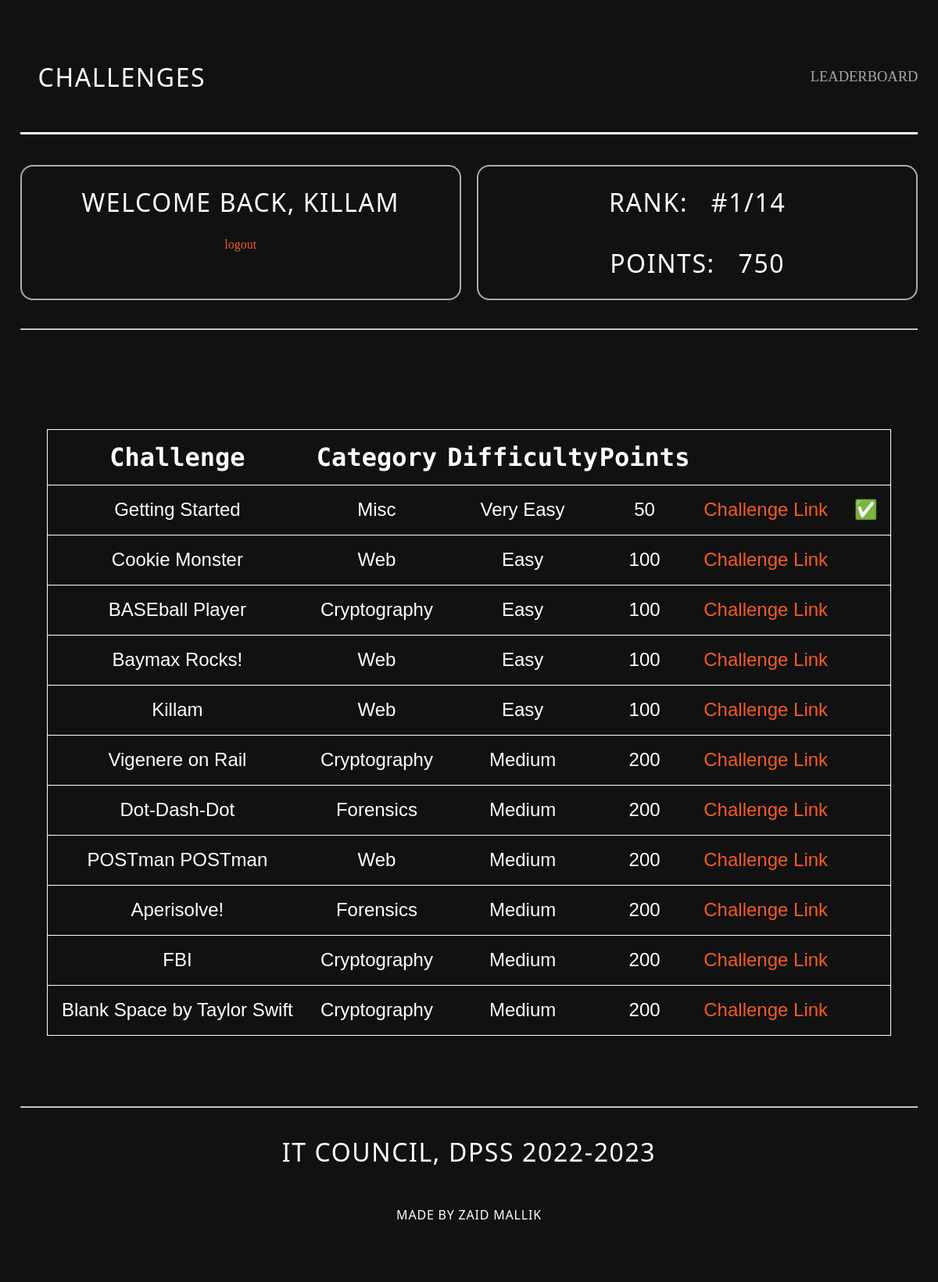
Page /dashboard/ (signed in) on the earlier database version.
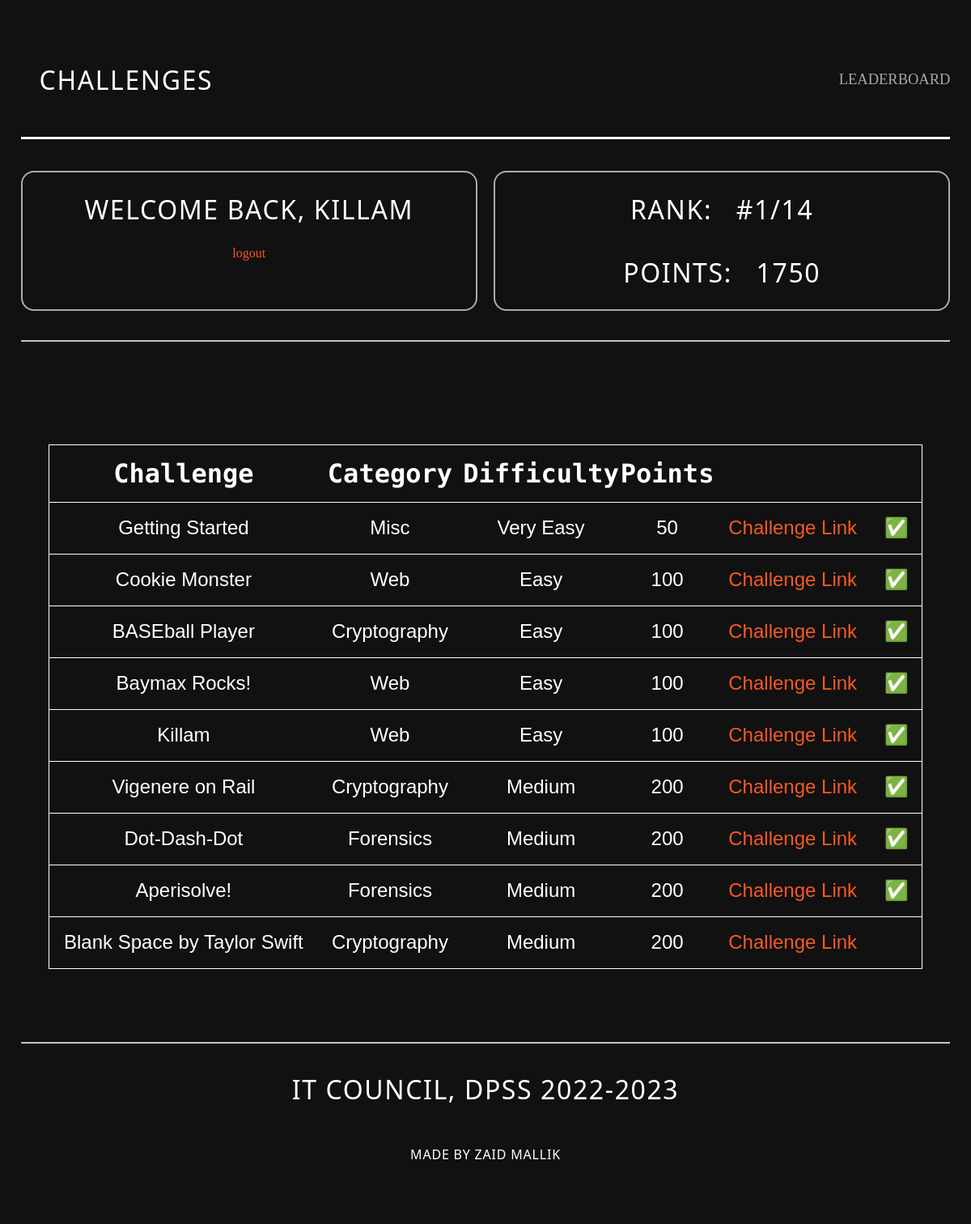
Same page on the later database version.
### accounts/models.py (models this page shows)
class Player(AbstractUser):
    first_name = models.CharField(max_length=30, blank=False)
    last_name = models.CharField(max_length=30, blank=False)
    username = models.CharField(_('username'), max_length=30, unique=True, null=True) # is this team name?
    email = models.CharField(_('email'), max_length=100, unique=True, null=True)
    school = models.ForeignKey(School, on_delete=models.CASCADE, null=True, default='')
    score = models.IntegerField(default=0)
    phone_number = models.CharField(default=None, null=True, max_length=50)
    USERNAME_FIELD = 'username'
    REQUIRED_FIELDS = ('first_name', 'last_name','email', 'school', 'phone_number')
    objects = PlayerManager()
    def __str__(self):
        return self.username

### Main/models.py (models this page shows, shortened)
class Challenges(models.Model):
    title = models.CharField(max_length=255)
    category = models.CharField(max_length=255)
    difficulty = models.CharField(max_length=255)
    points = models.IntegerField()
    description = models.TextField(max_length=1000, default='')
    hint = models.CharField(max_length=255, default='')
    flag = models.CharField(max_length=255, default='DPSS{EMPTY}')
    link = models.CharField(max_length=255, default='dashboard')
    solve_status = models.BooleanField(default=False)
    players_solved = models.ManyToManyField(Player, blank=True, related_name='challenges_solved')

### Main/views.py (the view)
# urls.py: path('dashboard/', views.dashboard, name='dashboard'),
def dashboard(request):
    user = request.user
    all_players = Player.objects.all().order_by('-score')
    all_challenges = Challenges.objects.all().order_by('points')[:]
    isSolved = []
    index = 0
    for challenge in all_challenges:
        if(request.user in challenge.players_solved.all()):
            isSolved.append(True)
            index += 1
        else:
            isSolved.append(False)
    for player in all_players:
        if player.username == user.username:
            rank = list(all_players).index(player) + 1
            break
    context = {'user': user,'player':Player.objects.get(username=user), 'total_players':all_players.count, 'rank':rank,
    'challenges': Challenges.objects.all().order_by('points')[:], 'isSolved':isSolved, 'index':index}
    if not request.user.is_authenticated:
        return redirect('login')
    return render(request, 'main/dashboard.html', context)

### Main/templatetags/index.py (called while the page is built)
@register.filter
def index(sequence, position):
    return sequence[position]

### Main/templates/main/dashboard.html (shortened to what this page needs)
{% extends "main/layout.html" %}
{% load static %}
{% block global_styling %}
<link rel="stylesheet" href="{% static 'css/dashboard.css' %}" />
{% endblock global_styling %}
{% block content %}
<header id="main">
<div class="l-wrapper">
    <div class="c-header"><h1>CHALLENGES</h1>
      <a href="{% url 'leaderboard' %}">LEADERBOARD</a>
    </div>
    <div class="flex-container">
        <div class="flex-child">
            <h1> Welcome back, {{user}} </h1>
            <a href="{% url 'logout' %}">logout</a>
        </div>
        <div class="flex-child">
          <h1> RANK: &nbsp; #{{rank}}/{{total_players}} {{solved}} </h1>
          <h1> POINTS: &nbsp; {{player.score}} </h1>
        </div>
      </div>
      <br><br>
      <hr>
</div>
<div class="container">
    <table class='table'>
        <tr class="table-row">
            <th class="table-heading">Challenge</th>
            <th class="table-heading">Category</th>
            <th class="table-heading">Difficulty</th>
            <th class="table-heading">Points</th>
            <th class="table-heading"></th>
            <th class="table-heading"></th>
        </tr>
        {% for challenge in challenges %}
        <tr class='table-row'>
            <td class="table-data">{{challenge.title}}</td>
            <td class="table-data">{{challenge.category}}</td>
            <td class="table-data">{{challenge.difficulty}}</td>
            <td class="table-data">{{challenge.points}}</td>
            <td class="table-data"><a href="../{{challenge.link}}" >Challenge Link</a></td></td>
            <td class="table-data">
                {% load index %}
                {% if isSolved|index:forloop.counter0 %}
                ✅
                {% endif %}
            </td>
        </tr>
        {% endfor %}
    </table>
</div>
<div class="l-wrapper-footer">
    <hr>
    <h1>IT COUNCIL, DPSS 2022-2023 </h1>
    <h3>MADE BY ZAID MALLIK</h3>
</div>
</header>
{% endblock content %}

### Main/templates/main/layout.html (shortened to what this page needs)
{% load static %}
<!doctype html>
<html lang="en">
<head>
    <link rel="stylesheet" href="{% static 'css/layout.css' %}">
    {% block global_styling %}
    {% endblock %}
</head>
<body>
  {% block content %}
  {% endblock %}
</body>
</html>

### Main/static/css/layout.css (style rules this page uses)
* { box-sizing: border-box; padding: 0; margin: 0; background-color: #111111; }

### Main/static/css/dashboard.css (style rules this page uses)
body { overflow-x: hidden; }
h1 { font-family: "Major Mono Display", monospace; padding: 2%; color: #ffffff; text-align: center; font-size: 2em; }
h3 { font-family: "Major Mono Display", monospace; padding: 1%; color: #ffffff; text-align: center; font-size: 1em; }
.table { border-collapse: collapse; border: 1px solid #ffffff; width: 90vw; border-radius: 1em; margin-top: 1rem; }
.table-row { height: 8vh; border-bottom: 1px solid #ffffff; border-right: 1px solid #ffffff; border-radius: 1em; }
.table-heading { text-align: center; font-weight: 900; font-size: 2em; font-family: "Major Mono Display"; color: #ffffff; padding-top: 1rem; padding-bottom: 1rem; }
.table-data { text-align: center; font-weight: 100; font-size: 1.5em; font-family: sans-serif; color: #ffffff; word-break: break-all; padding-top: 1rem; padding-left: 1rem; padding-right: 1rem; padding-bottom: 1rem; }
.container { display: flex; flex-direction: column; height: 100%; width: 100vw; align-items: center; padding-top: 5%; justify-content: center; }
html { --black: #000000; --white: #ffffff; --darkest: #111111; --darker: #16171A; --dark: #A3AFBF; --medium: #DFE7EF; --light: #CAD4E1; --lighter: #F5F8FC; --lightest: var(--white); --primary: #f65925; --primary-light: #DDD9FF; --primary-trans: #ffffff; --yellow: #FDCB6E; --orange: #E17055; --teal: #00CEC9; --bg: var(--darkest); --color: var(--lightest); --surface: var(--darker); }
h1, h2, h3, h4, h5, h6 { font-weight: 400; text-transform: uppercase; letter-spacing: 0.05em; margin-top: 0.8rem; margin-bottom: 0.8rem; font-family: "Oswald", system-ui; }
a { color: var(--primary); text-decoration: none; transition: all 120ms ease-out 0s; display: inline-block; border-radius: 0.4rem; }
.l-wrapper { width: 100%; max-width: 1260px; margin: auto; padding: 1.6rem 1.6rem 3.2rem; }
.l-wrapper-footer { width: 100%; max-width: 1260px; margin: auto; padding: 5.6rem 1.6rem 3.2rem; }
.c-header { padding: 1rem 0; display: flex; justify-content: space-between; align-items: center; margin-bottom: 2.4rem; position: relative; }
.c-header:before { content: ""; position: absolute; bottom: 0; right: 0; left: 0; height: 0.2rem; background: var(--primary-trans); }
.c-header a { color: #ffffffa2; font-size: 18.5px; }
.flex-container { display: flex; }
.flex-child { flex: 1; border: 2px solid rgba(251, 251, 251, 0.663); border-radius:1em; text-align: center; }
.flex-child:first-child { margin-right: 20px; }
*, *::before, *::after { padding: 0; margin: 0; box-sizing: border-box; }
body { position: relative; }
#main { width: 100%; position: relative; background: #111111; }

Differences in the rows shown:
removed Challenges: title "POSTman POSTman", category "Web", difficulty "Medium", points "200"
removed Challenges: title "FBI", category "Cryptography", difficulty "Medium", points "200"
changed Player "KILLAM": score "750" → "1750"
shown differently, row unchanged: Challenges "Cookie Monster": now shows "✅"
shown differently, row unchanged: Challenges "BASEball Player": now shows "✅"
shown differently, row unchanged: Challenges "Baymax Rocks!": now shows "✅"
shown differently, row unchanged: Challenges "Killam": now shows "✅"
shown differently, row unchanged: Challenges "Vigenere on Rail": now shows "✅"
changed Challenges "Dot-Dash-Dot": now shows "✅"
changed Challenges "Aperisolve!": now shows "✅"
